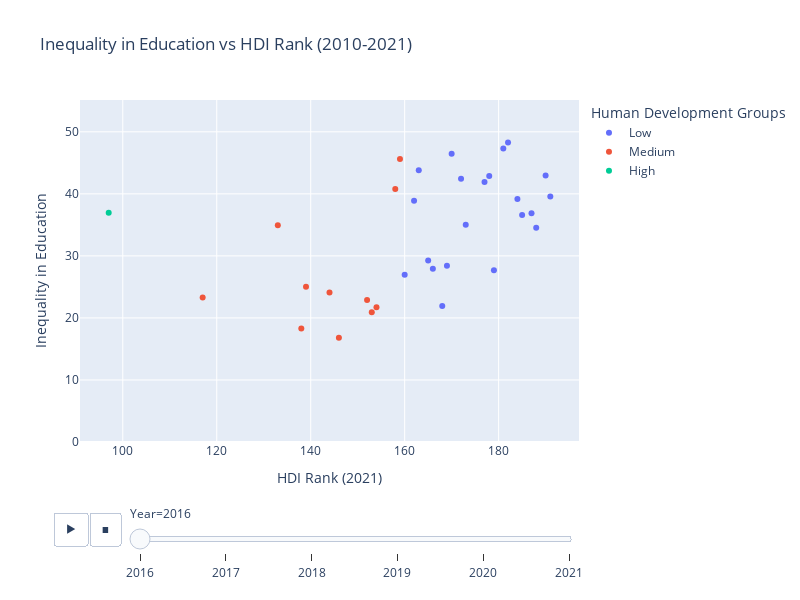

Notebook cell for this chart:
### Code cell
import plotly.express as px

# Create a melted version of the dataframe for interactive visualization
df_melted = data.melt(id_vars=['Country', 'HDI Rank (2021)','Human Development Groups'],
                     value_vars=['Inequality in Education (2016)', 'Inequality in Education (2017)',
                                 'Inequality in Education (2018)', 'Inequality in Education (2019)',
                                 'Inequality in Education (2020)', 'Inequality in Education (2021)'],
                     var_name='Year', value_name='Inequality in Education')

# Replace the 'Inequality in Education (Year)' with 'Year' in the 'Year' column
df_melted['Year'] = df_melted['Year'].str.extract('(\d+)')

# Create the interactive plot
fig = px.scatter(df_melted, x='HDI Rank (2021)', y='Inequality in Education',
                 color='Human Development Groups',
                 animation_frame='Year',
                 hover_name='Country',
                 range_y=[0, df_melted['Inequality in Education'].max() + 5],
                 title='Inequality in Education vs HDI Rank (2010-2021)',
                 labels={'HDI Rank (2021)': 'HDI Rank (2021)', 'Inequality in Education': 'Inequality in Education'})

fig.update_layout(autosize=False, width=800, height=600)
fig.show()

### Figure 1 — Plotly figure (JSON) as saved in the notebook; plotly's stock layout.template omitted (floating-point values rounded to 4 significant figures)
{"data": [{"hovertemplate": "<b>%{hovertext}</b><br><br>Human Development Groups=Low<br>Year=2016<br>HDI Rank (2021)=%{x}<br>Inequality in Education=%{y}<extra></extra>", "hovertext": ["Burundi", "Burkina Faso", "Central African Republic", "The Democratic Republic of the Congo", "Guinea", "Guinea-Bissau", "Liberia", "Lesotho", "Madagascar", "Mozambique", "Malawi", "Nigeria", "Rwanda", "Sudan", "Senegal", "Sierra Leone", "South Sudan", "Chad", "Togo", "Tanzania", "Uganda"], "legendgroup": "Low", "marker": {"color": "#636efa", "symbol": "circle"}, "mode": "markers", "name": "Low", "orientation": "v", "showlegend": true, "type": "scatter", "x": [187, 184, 188, 179, 182, 177, 178, 168, 173, 185, 169, 163, 165, 172, 170, 181, 191, 190, 162, 160, 166], "xaxis": "x", "y": [36.87, 39.15, 34.55, 27.69, 48.27, 41.91, 42.87, 21.92, 35.01, 36.58, 28.42, 43.81, 29.25, 42.45, 46.45, 47.3, 39.55, 42.95, 38.88, 26.96, 27.91], "yaxis": "y"}, {"hovertemplate": "<b>%{hovertext}</b><br><br>Human Development Groups=Medium<br>Year=2016<br>HDI Rank (2021)=%{x}<br>Inequality in Education=%{y}<extra></extra>", "hovertext": ["Botswana", "Ivory Coast", "Congo", "Ghana", "Kenya", "Mauritania", "Namibia", "Sao Tome and Principe", "Eswatini", "Zambia", "Zimbabwe"], "legendgroup": "Medium", "marker": {"color": "#EF553B", "symbol": "circle"}, "mode": "markers", "name": "Medium", "orientation": "v", "showlegend": true, "type": "scatter", "x": [117, 159, 153, 133, 152, 158, 139, 138, 144, 154, 146], "xaxis": "x", "y": [23.28, 45.61, 20.93, 34.92, 22.9, 40.79, 25.02, 18.31, 24.11, 21.73, 16.81], "yaxis": "y"}, {"hovertemplate": "<b>%{hovertext}</b><br><br>Human Development Groups=High<br>Year=2016<br>HDI Rank (2021)=%{x}<br>Inequality in Education=%{y}<extra></extra>", "hovertext": ["Egypt"], "legendgroup": "High", "marker": {"color": "#00cc96", "symbol": "circle"}, "mode": "markers", "name": "High", "orientation": "v", "showlegend": true, "type": "scatter", "x": [97], "xaxis": "x", "y": [36.94], "yaxis": "y"}], "layout": {"autosize": false, "height": 600, "legend": {"title": {"text": "Human Development Groups"}, "tracegroupgap": 0}, "sliders": [{"active": 0, "currentvalue": {"prefix": "Year="}, "len": 0.9, "pad": {"b": 10, "t": 60}, "steps": [{"args": [["2016"], {"frame": {"duration": 0, "redraw": false}, "fromcurrent": true, "mode": "immediate", "transition": {"duration": 0, "easing": "linear"}}], "label": "2016", "method": "animate"}, {"args": [["2017"], {"frame": {"duration": 0, "redraw": false}, "fromcurrent": true, "mode": "immediate", "transition": {"duration": 0, "easing": "linear"}}], "label": "2017", "method": "animate"}, {"args": [["2018"], {"frame": {"duration": 0, "redraw": false}, "fromcurrent": true, "mode": "immediate", "transition": {"duration": 0, "easing": "linear"}}], "label": "2018", "method": "animate"}, {"args": [["2019"], {"frame": {"duration": 0, "redraw": false}, "fromcurrent": true, "mode": "immediate", "transition": {"duration": 0, "easing": "linear"}}], "label": "2019", "method": "animate"}, {"args": [["2020"], {"frame": {"duration": 0, "redraw": false}, "fromcurrent": true, "mode": "immediate", "transition": {"duration": 0, "easing": "linear"}}], "label": "2020", "method": "animate"}, {"args": [["2021"], {"frame": {"duration": 0, "redraw": false}, "fromcurrent": true, "mode": "immediate", "transition": {"duration": 0, "easing": "linear"}}], "label": "2021", "method": "animate"}], "x": 0.1, "xanchor": "left", "y": 0, "yanchor": "top"}], "title": {"text": "Inequality in Education vs HDI Rank (2010-2021)"}, "updatemenus": [{"buttons": [{"args": [null, {"frame": {"duration": 500, "redraw": false}, "fromcurrent": true, "mode": "immediate", "transition": {"duration": 500, "easing": "linear"}}], "label": "&#9654;", "method": "animate"}, {"args": [[null], {"frame": {"duration": 0, "redraw": false}, "fromcurrent": true, "mode": "immediate", "transition": {"duration": 0, "easing": "linear"}}], "label": "&#9724;", "method": "animate"}], "direction": "left", "pad": {"r": 10, "t": 70}, "showactive": false, "type": "buttons", "x": 0.1, "xanchor": "right", "y": 0, "yanchor": "top"}], "width": 800, "xaxis": {"anchor": "y", "domain": [0, 1], "title": {"text": "HDI Rank (2021)"}}, "yaxis": {"anchor": "x", "domain": [0, 1], "range": [0, 55.12], "title": {"text": "Inequality in Education"}}}}
